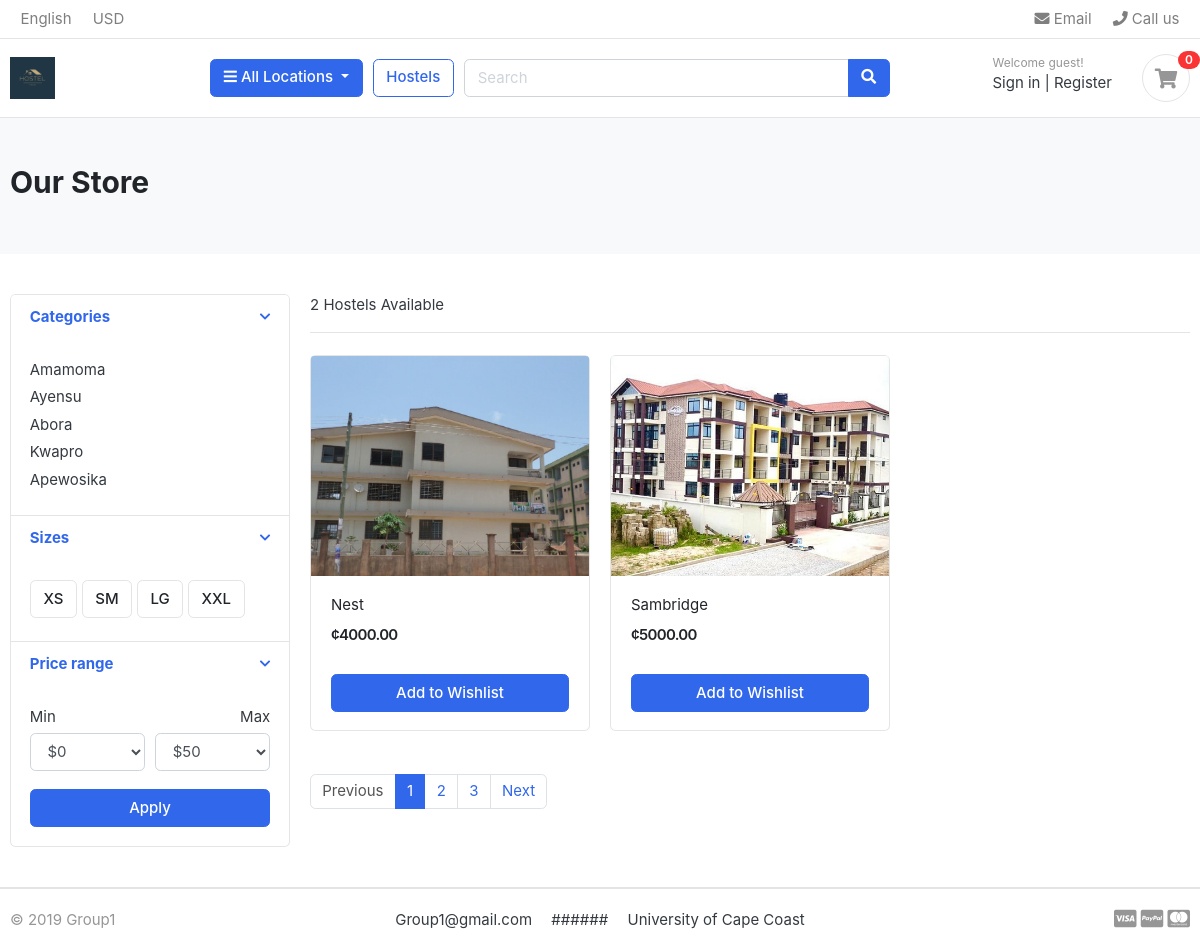
Screenshot of /kwapro/ with the database file from the repository.
### category/models.py (models this page shows, shortened)
class Location(models.Model):
    location_name = models.CharField(max_length=250)
    slug = models.CharField(max_length=500, unique=True)
    description = models.TextField(blank=True)
    def get_absolute_url(self):
        return reverse("hostels:hostels_by_location", args=[self.slug])

### hostels/models.py (models this page shows, shortened)
class Hostel(models.Model):
    hostel_name = models.CharField(max_length=200)
    hostel_location = models.ForeignKey(Location, on_delete=models.CASCADE)
    slug = models.CharField(max_length=400,  unique=True)
    stock = models.IntegerField()
    is_available = models.BooleanField(default=True)
    created_date = models.DateTimeField(auto_now_add=True)
    updated_date = models.DateTimeField(auto_now=True)
    hostel_manager = models.ForeignKey(User, on_delete=models.CASCADE)
    hostel_price = models.DecimalField(max_digits=15, decimal_places=2)
    hostel_description = models.TextField()
    hostel_image = models.ImageField(upload_to='hostel_main_image')
    hostel_bedroom = models.ImageField(upload_to='hostel_bedroom', blank=True)
    hostel_kitchen = models.ImageField(upload_to='hostel_kitchen', blank=True)
    hostel_washroom = models.ImageField(
        upload_to='hostel_washroom', blank=True)
    objects = models.Manager()
    hostelAvailable = HostelAvailable()
    def get_absolute_url(self):
        return reverse("hostels:hostel_details", args=[self.created_date.year,
                                                     self.created_date.month,
                                                     self.created_date.day,
                                                     self.slug])

### hostels/views.py (the view)
# urls.py: path('<slug:location>/',views.hostel, name='hostels_by_location'),
def hostel(request, location=None):
    hostels = Hostel.hostelAvailable.all()
    if location:
        location_obj = get_object_or_404(Location, slug=location)
        hostels = hostels.filter(hostel_location=location_obj)
    return render(request, 'hostels/hostels.html', {'hostels': hostels})

### category/context_processor.py (called while the page is built)
def menu_links(request):
    links = Location.objects.all()
    return {'links':links}

### hostels/models.py (called while the page is built)
    def get_queryset(self):
        return super().get_queryset().filter(is_available=True)

### hostels/templates/hostels/hostels.html (shortened to what this page needs)
{% extends "hostels/base.html" %} {% block content %}
<section class="section-pagetop bg">
  <div class="container">
    <h2 class="title-page">Our Store</h2>
  </div>
</section>
<section class="section-content padding-y">
  <div class="container">
    <div class="row">
      <aside class="col-md-3">
        <div class="card">
          <article class="filter-group">
            <header class="card-header">
              <a
                href="#"
                data-toggle="collapse"
                data-target="#collapse_1"
                aria-expanded="true"
                class=""
              >
                <i class="icon-control fa fa-chevron-down"></i>
                <h6 class="title">Categories</h6>
              </a>
            </header>
            <div class="filter-content collapse show" id="collapse_1" style="">
              <div class="card-body">
                <ul class="list-menu">
                  {% for location in links %}
                  <li><a href="{{ location.get_absolute_url }}">{{ location.location_name }} </a></li>
                  {% endfor %}
                </ul>
              </div>
            </div>
          </article>
          <article class="filter-group">
            <header class="card-header">
              <a
                href="#"
                data-toggle="collapse"
                data-target="#collapse_4"
                aria-expanded="true"
                class=""
              >
                <i class="icon-control fa fa-chevron-down"></i>
                <h6 class="title">Sizes</h6>
              </a>
            </header>
            <div class="filter-content collapse show" id="collapse_4" style="">
              <div class="card-body">
                <label class="checkbox-btn">
                  <span class="btn btn-light"> XS </span>
                </label>
                <label class="checkbox-btn">
                  <span class="btn btn-light"> SM </span>
                </label>
                <label class="checkbox-btn">
                  <span class="btn btn-light"> LG </span>
                </label>
                <label class="checkbox-btn">
                  <span class="btn btn-light"> XXL </span>
                </label>
              </div>
            </div>
          </article>
          <article class="filter-group">
            <header class="card-header">
              <a
                href="#"
                data-toggle="collapse"
                data-target="#collapse_3"
                aria-expanded="true"
                class=""
              >
                <i class="icon-control fa fa-chevron-down"></i>
                <h6 class="title">Price range</h6>
              </a>
            </header>
            <div class="filter-content collapse show" id="collapse_3" style="">
              <div class="card-body">
                <div class="form-row">
                  <div class="form-group col-md-6">
                    <label>Min</label>
                    <select class="mr-2 form-control">
                      <option value="0">$0</option>
                    </select>
                  </div>
                  <div class="form-group text-right col-md-6">
                    <label>Max</label>
                    <select class="mr-2 form-control">
                      <option value="50">$50</option>
                    </select>
                  </div>
                </div>
                <button class="btn btn-block btn-primary">Apply</button>
              </div>
            </div>
          </article>
        </div>
      </aside>
      <main class="col-md-9">
        <header class="border-bottom mb-4 pb-3">
          <div class="form-inline">
            <span class="mr-md-auto"> {{ hostels.count }} Hostels Available </span>
          </div>
        </header>
        <div class="row">
          {% for hostel in hostels %}
          <div class="col-md-4">
            <figure class="card card-product-grid">
              <div class="img-wrap">
                <a href="{{ hostel.get_absolute_url }}"><img src="{{ hostel.hostel_image.url }}" /></a>
              </div>
              <figcaption class="info-wrap">
                <div class="fix-height">
                  <a href="{{ hostel.get_absolute_url }}" class="title">{{ hostel.hostel_name.title }}</a>
                  <div class="price-wrap mt-2">
                    <span class="price">&cent;{{ hostel.hostel_price }}</span>
                  </div>
                </div>
                <a href="{% url "wishlist:add_wishlist" hostel.id %}" class="btn btn-block btn-primary">Add to Wishlist </a>
              </figcaption>
            </figure>
          </div>
          {% endfor %}
        </div>
        <nav class="mt-4" aria-label="Page navigation sample">
          <ul class="pagination">
            <li class="page-item disabled">
              <a class="page-link" href="#">Previous</a>
            </li>
            <li class="page-item active">
              <a class="page-link" href="#">1</a>
            </li>
            <li class="page-item"><a class="page-link" href="#">2</a></li>
            <li class="page-item"><a class="page-link" href="#">3</a></li>
            <li class="page-item"><a class="page-link" href="#">Next</a></li>
          </ul>
        </nav>
      </main>
    </div>
  </div>
</section>
{% endblock content %}

### hostels/static/hostels/css/ui.css (style rules this page uses)
html { font-family: "Inter", sans-serif; font-size: 15px; }
.img-wrap { text-align: center; display: block; }
.img-wrap img { max-width: 100%; }
.price-wrap { letter-spacing: -0.7px; }
.padding-y { padding-top: 40px; padding-bottom: 40px; }
figure { margin-bottom: 0; }
article:after, .form-group:after { display: block; clear: both; content: ""; }
.bg { background-color: #f8f9fa; }
.title-page { color: #212529; }
.btn-light { background-color: #fff; border-color: #e4e4e4; }
[class*=list-] li:after { visibility: hidden; display: block; content: ""; overflow: hidden; height: 0; clear: both; }
.list-menu { list-style: none; margin: 0; padding-left: 0; }
.list-menu li { margin-bottom: 5px; }
.list-menu a { color: #343a40; }
[class*=card-product] a.title { color: #212529; display: block; }
[class*=card-product] .img-wrap { overflow: hidden; position: relative; }
[class*=card-product] .img-wrap img { height: 100%; max-width: 100%; width: auto; display: inline-block; -o-object-fit: cover; object-fit: cover; }
.card-product-grid { margin-bottom: 20px; }
.card-product-grid .img-wrap { border-radius: 0.2rem 0.2rem 0 0; height: 220px; }
.card-product-grid .info-wrap { overflow: hidden; padding: 18px 20px; }
.card-product-grid .fix-height { height: 80px; overflow: hidden; }
.card .img-wrap { overflow: hidden; }
.price { font-weight: 600; color: #212529; }
.icon-control { margin-top: 5px; float: right; font-size: 80%; }
.card-header .title { margin-bottom: 0; line-height: 1.5; }
.filter-group { border-bottom: 1px solid #e4e4e4; }
.filter-group .card-header { border-bottom: 0; }
.filter-group:last-child { border-bottom: 0; }
.checkbox-btn { position: relative; }
.section-pagetop { padding: 45px 0; }

### rows the page displays
Location: location_name "Amamoma"
Location: location_name "Ayensu"
Location: location_name "Abora"
Location: location_name "Kwapro"
Location: location_name "Apewosika"
Hostel: hostel_image (picture), hostel_name "Nest", hostel_price "4000.00"
Hostel: hostel_image (picture), hostel_name "Sambridge", hostel_price "5000.00"

### other values shown
{{ hostels.count }} "2"
